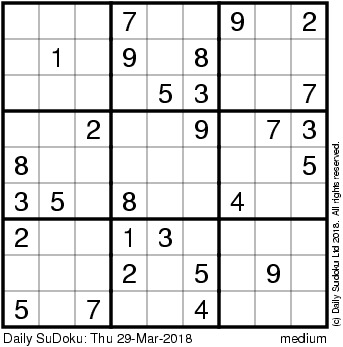
#> input picture programs to generate datasets/sudo4.jpg, 343 x 347 px
$ python dataset_generator.py   (older library calls are emulated)
#> lines starting #> are read from the running program, lines starting #| are printed output that depends on the picture; after the words box and inside, x2 and y2 are one past the last pixel; in counts of white or black regions, pixels touching at a corner belong together
import numpy as np
import cv2
import imutils

#first 35 lines are same as from the previous program
#read the image of sudoku
x = 300
a1 = 0
b1 = 0
image = cv2.imread("sudo4.jpg")
#> image is the input picture: shape (347, 343, 3); min 0, max 255, mean 223.4

#process the image for contour recognition
#run the canny edge to detect edges
blurred = cv2.medianBlur(image,7)
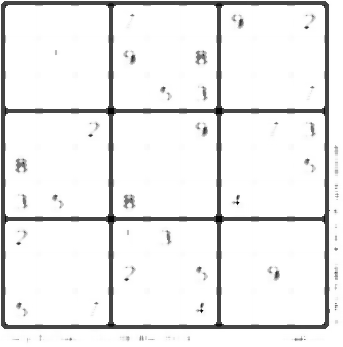
#> blurred: shape (347, 343, 3); min 4, max 255, mean 236.5
gray = cv2.cvtColor(blurred,cv2.COLOR_BGR2GRAY)
th3 = cv2.adaptiveThreshold(gray,150,cv2.ADAPTIVE_THRESH_MEAN_C, cv2.THRESH_BINARY_INV,31,3)
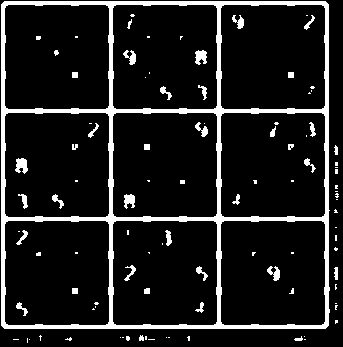
#> th3: shape (347, 343); values 0 (black) and 150 (white), 11.4% white; 99 white regions (61 under 20 px), largest, box (x1, y1, x2, y2) and area: (1, 1, 330, 329) 10981, (15, 158, 28, 174) 143, (195, 50, 207, 65) 132
edged = cv2.Canny(th3,50,100)
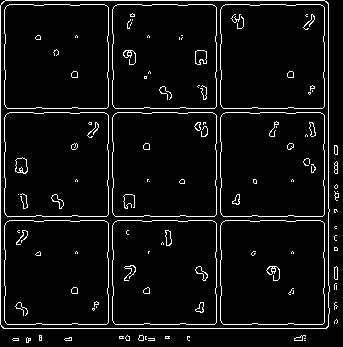
#> edged: shape (347, 343); 5.7% white in thin lines or dots

#after applying the canny edge function
#find the contours(closed loops) in the image(edged)
_,contours,_ = cv2.findContours(edged,cv2.RETR_LIST,cv2.CHAIN_APPROX_NONE)
#> contours = 178 contours, 113 with area under 20; largest, box (x1, y1, x2, y2) and area: (0, 0, 330, 329) 107576, (0, 0, 330, 329) 107566, (220, 220, 325, 325) 10729, (112, 220, 217, 325) 10729, (4, 220, 109, 325) 10729

#sort the contours based on their area
#assuming the area of the sudoku will the largest
#label1: updating contour value
contours = sorted(contours,key=cv2.contourArea,reverse=True)[0:10]
#> contours = 10 contours; largest, box (x1, y1, x2, y2) and area: (0, 0, 330, 329) 107576, (0, 0, 330, 329) 107566, (220, 220, 325, 325) 10729, (112, 220, 217, 325) 10729, (4, 220, 109, 325) 10729

#storing the particular contour values in a this variable
puzzle = None
#extracting the coordinates of the actual sudoku puzzle
for c  in contours:
    peri = cv2.arcLength(c, True)
    approx = cv2.approxPolyDP(c,0.02*peri, True)

    #if the approximated polygon has 4 sides, it is our sudoku puzzle
    if len(approx) == 4:
        puzzle = approx
        break
#> this loop made 1 pass
#> (peri, puzzle) on pass 1: (1307.5, [[3, 1], [1, 326], [326, 328], [328, 3]])

#we have till now found our sudoku puzzle in the image
#to isolate only our puzzle, and removing extra stuff, we write the following code

#puzzle is a 3D array of size (4,1,2) we need to reshape it into (4,2)
pts = puzzle.reshape(4,2)
#> pts = [[3, 1], [1, 326], [326, 328], [328, 3]]

#creating a temporary array of zeros to store coordinates in order
rect = np.zeros((4,2), dtype='float32')

#storing the sum along all the rows
s = pts.sum(axis =1)
#> s = [4, 327, 654, 331]
#the minimum sum value is the top left point and max sum value is the bottom right point
rect[0] = pts[np.argmin(s)]
rect[2] = pts[np.argmax(s)]

#storing the difference across each row
diff = np.diff(pts, axis=1)
#> diff = [-2, 325, 2, -325]

#the minimum difference will be of the top right corner and maximum difference is of the bottom left
rect[1] = pts[np.argmin(diff)]
rect[3] = pts[np.argmax(diff)]

#unpacking the array
(tl,tr,br,bl) = rect

#finding the width of two horizontal lines of the image
#using the formula, length = sqrt((X2 - X1)^2 + (Y2 - Y1)^2)
widthA = np.sqrt(((br[0] - bl[0]) ** 2) + ((br[1] - bl[1]) ** 2))
widthB = np.sqrt(((tr[0] - tl[0]) ** 2) + ((tr[1] - tl[1]) ** 2))

#find the two heights and storing them
#using the formula, length = sqrt((X2 - X1)^2 + (Y2 - Y1)^2)
heightA = np.sqrt(((bl[0] - tl[0]) ** 2) + ((bl[1] - tl[1]) ** 2))
heightB = np.sqrt(((br[0] - tr[0]) ** 2) + ((br[1] - tr[1]) ** 2))

#getting the maximum values out of these to get our final dimensions
maxWidth = max(int(widthA), int(widthB))
maxHeight = max(int(heightA), int(heightB))

#construct our destination points which will be used to
#map the screen to top-down, "bird eye" view
dst = np.array([
[0,0],
[maxWidth - 1, 0],
[maxWidth - 1, maxHeight - 1],
[0, maxHeight - 1]], dtype="float32")

#calculate the perspective transform matrix and warp
#the perspective to grab the screen
M = cv2.getPerspectiveTransform(rect,dst)
warp = cv2.warpPerspective(image, M, (maxWidth,maxHeight))
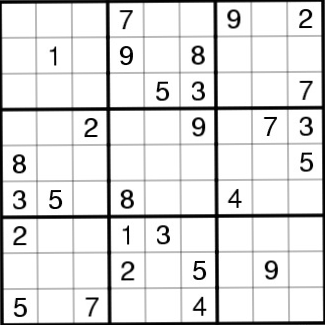
#> warp: shape (325, 325, 3); min 0, max 255, mean 224.7

#resizing our sudoku to a 630x630 image
res = cv2.resize(warp,(630,630), interpolation=cv2.INTER_AREA)
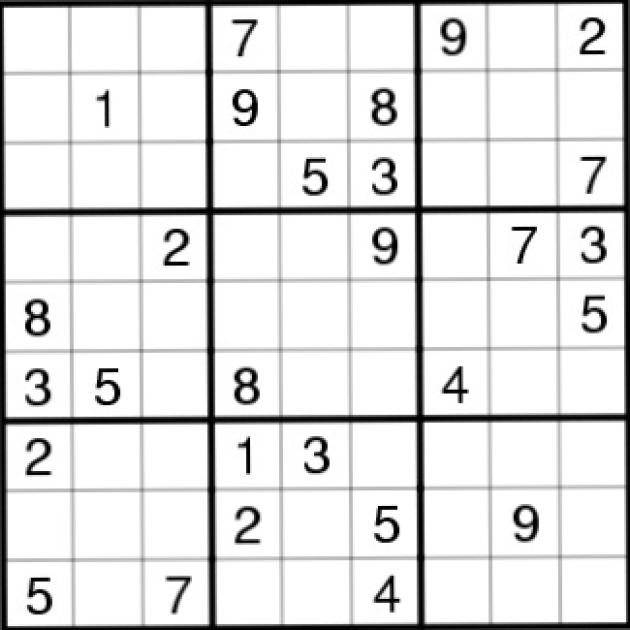
#> res: shape (630, 630, 3); min 0, max 255, mean 224.7
res2 = res.copy()
#cv2.imshow("Sudoku", res)
#cv2.waitKey(0)

#dividing our region of interest into squares of sizes 600//9,600//9
#we are able to look into each cell of the sudoku
for i in range(0,561,70):
    for j in range(0,561,70):
        #creating our ROI and moving through each cell
        roi = res[i:i+70,j:j+70]
        #process the image to check if the cell is empty or has numbers in them
        grey = cv2.cvtColor(roi,cv2.COLOR_BGR2GRAY)
        _,thresh = cv2.threshold(grey,150,255,cv2.THRESH_BINARY)

        crop_width = 10
        cropped = thresh[crop_width:70-crop_width,crop_width:70-crop_width]
        print(cv2.countNonZero(cropped))
        # [10 lines of commented-out code are left out]
        if int(cv2.countNonZero(cropped)) < 2400:
            cv2.imwrite("data/{}.jpg".format(str(x)),cropped)
        x +=1
#> this loop made 9 passes
#> pass 1, `cv2.imwrite("data/{}.jpg".format(str(x)),cropped)`:
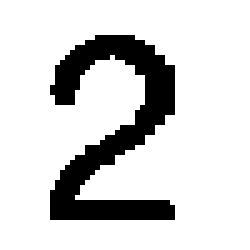
#> saved as 308.jpg: shape (50, 50) (shown 5 times larger); 83.4% white; 1 black region, box (x1, y1, x2, y2) and area: (10, 7, 35, 44) 416
#> after the loop: cropped: shape (50, 50); every value is 255
#> after the loop:
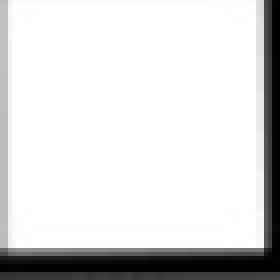
#> grey: shape (70, 70) (shown 4 times larger); min 0, max 255, mean 217.4
#> after the loop, x = 381
        #b1 +=1
    #a1+=1
        #if a number exists, it will have its contour
'''
        if(len(cnts) > 1):
            #cnts = sorted(cnts, key=cv2.contourArea, reverse= True)[1]

            #finding thr area of the contour deected
            area = cv2.contourArea(cnts, True)
            #print(area)
            #if the area is big enough to fit the number but not
            #too big to be read by junk values
            if area>100 and area<1000:

                #crop the roi only to our number
                M = cv2.moments(cnts)

                #cx and cy hold the center coordinates of the cell
                cx = int(M['m10']/M['m00'])
                cy = int(M['m01']/M['m00'])

                #creating the cropped image
                #the height and width of number can be approximated
                cropped = thresh[cy-22:cy+22,cx-20:cx+20]

                #inverting the colour of foreground and background
                _,inverted_img = cv2.threshold(cropped,230,255,cv2.THRESH_BINARY_INV)

                #show the image
                #cv2.imshow("cells",inverted_img)
                #cv2.waitKey(0)
        '''

'''
grey = cv2.cvtColor(res,cv2.COLOR_BGR2GRAY)
_,thr = cv2.threshold(grey,120,255,cv2.THRESH_BINARY)
edge = cv2.Canny(thr,100,200)
_,cnts,_ = cv2.findContours(edge.copy(),cv2.RETR_TREE,cv2.CHAIN_APPROX_SIMPLE)
#cnts = sorted(cnts, key=cv2.contourArea, reverse= True)
print(len(cnts))
cv2.imshow("img",res)
cv2.waitKey(0)
#for c in cnts:
    #cv2.drawContours(res,[c],-1,(0,0,255),3)
cv2.drawContours(res,[cnts[]],0,(0,0,255),3)
cv2.imshow("image",res)
cv2.waitKey(0)
'''
cv2.imshow("image",res)
cv2.waitKey(0)
cv2.destroyAllWindows()

$ run again, with programs to generate datasets/sudo3.jpg copied over programs to generate datasets/sudo4.jpg
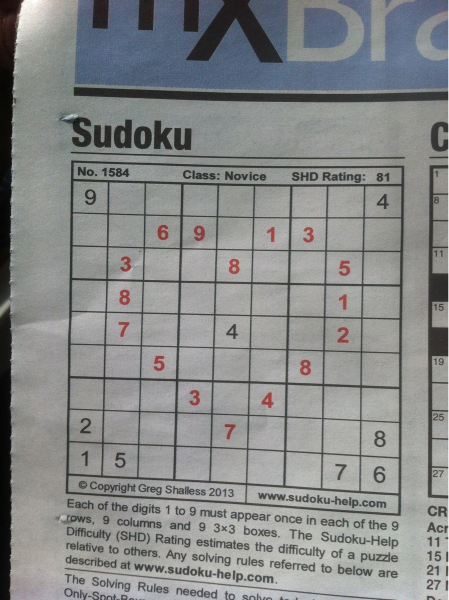
#> input picture programs to generate datasets/sudo3.jpg, 897 x 1200 px (shown at 1/2 size)
#> image is the input picture: shape (1200, 897, 3); mean B, G, R 136.6, 136.6, 134.9
#> `th3 = cv2.adaptiveThreshold(gray,150,cv2.ADAPTIVE_THRESH_MEAN_C, cv2.T..`:
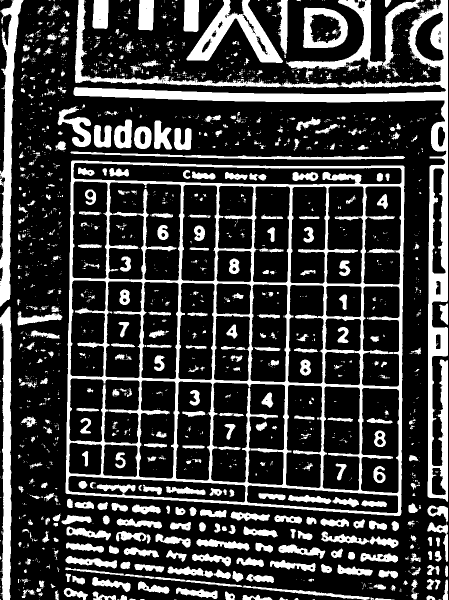
#> th3: shape (1200, 897) (shown at 1/2 size); values 0 (black) and 150 (white), 24.2% white; 2017 white regions (1554 under 20 px), largest, box (x1, y1, x2, y2) and area: (131, 321, 810, 1032) 68212, (147, 0, 896, 1004) 44249, (0, 0, 47, 613) 10610
#> edged: shape (1200, 897); 7.4% white in thin lines or dots
#> `_,contours,_ = cv2.findContours(edged,cv2.RETR_LIST,cv2.CHAIN_APPROX_N..`: contours = 3334 contours, 2857 with area under 20; largest, box (x1, y1, x2, y2) and area: (130, 320, 810, 1032) 455359, (130, 320, 810, 1032) 455353, (421, 764, 570, 965) 21740, (138, 756, 279, 888) 15978, (723, 572, 799, 773) 13550
#> `contours = sorted(contours,key=cv2.contourArea,reverse=True)[0:10]`: contours = 10 contours; largest, box (x1, y1, x2, y2) and area: (130, 320, 810, 1032) 455359, (130, 320, 810, 1032) 455353, (421, 764, 570, 965) 21740, (138, 756, 279, 888) 15978, (723, 572, 799, 773) 13550
#> the loop `for c  in contours:` made 1 pass
#> (peri, puzzle) on pass 1: (2749.4, [[143, 321], [131, 986], [800, 1031], [808, 332]])
#> pts = [[143, 321], [131, 986], [800, 1031], [808, 332]]
#> s = [464, 1117, 1831, 1140]
#> diff = [178, 855, 231, -476]
#> after the loop `for i in range(0,561,70):`:
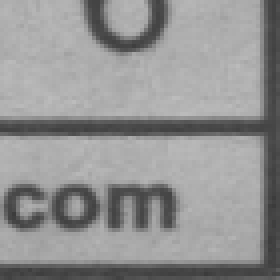
#> grey: shape (70, 70) (shown 4 times larger); min 59, max 188, mean 147.3
#> after the loop `for i in range(0,561,70):`: x = 381

$ run again, with programs to generate datasets/sudo6.jpg copied over programs to generate datasets/sudo4.jpg
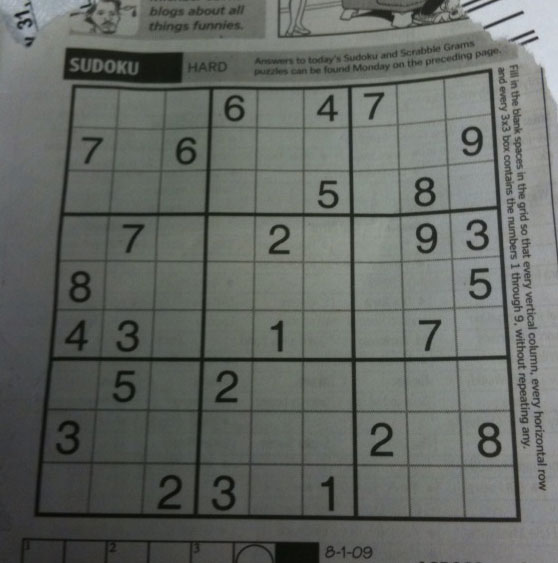
#> input picture programs to generate datasets/sudo6.jpg, 558 x 563 px
#> image is the input picture: shape (563, 558, 3); mean B, G, R 99.5, 104.1, 100
#> `th3 = cv2.adaptiveThreshold(gray,150,cv2.ADAPTIVE_THRESH_MEAN_C, cv2.T..`:
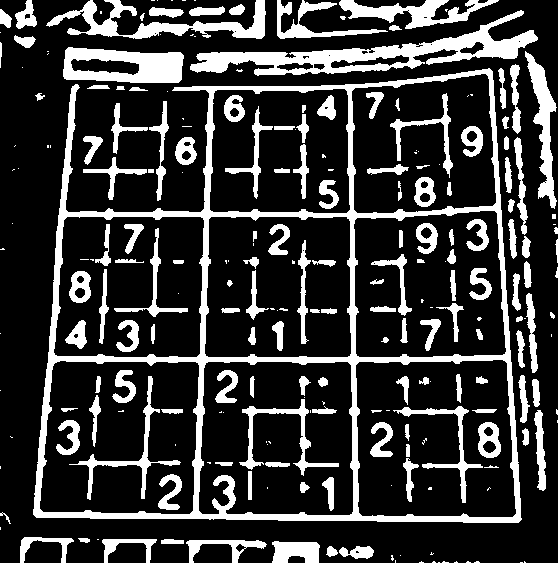
#> th3: shape (563, 558); values 0 (black) and 150 (white), 21.9% white; 238 white regions (92 under 20 px), largest, box (x1, y1, x2, y2) and area: (33, 68, 522, 523) 20362, (190, 10, 538, 76) 6169, (63, 47, 184, 83) 2923
#> edged: shape (563, 558); 7.7% white in thin lines or dots
#> `_,contours,_ = cv2.findContours(edged,cv2.RETR_LIST,cv2.CHAIN_APPROX_N..`: contours = 498 contours, 288 with area under 20; largest, box (x1, y1, x2, y2) and area: (32, 68, 522, 523) 182670, (32, 68, 522, 523) 182642, (355, 359, 516, 517) 23584, (355, 359, 516, 517) 23554, (39, 360, 199, 514) 22392
#> `contours = sorted(contours,key=cv2.contourArea,reverse=True)[0:10]`: contours = 10 contours; largest, box (x1, y1, x2, y2) and area: (32, 68, 522, 523) 182670, (32, 68, 522, 523) 182642, (355, 359, 516, 517) 23584, (355, 359, 516, 517) 23554, (39, 360, 199, 514) 22392
#> the loop `for c  in contours:` made 3 passes
#> (peri, puzzle) on pass 3: (634.8, [[505, 361], [356, 364], [361, 515], [515, 514]])
#> pts = [[505, 361], [356, 364], [361, 515], [515, 514]]
#> s = [866, 720, 876, 1029]
#> diff = [-144, 8, 154, -1]
#> after the loop `for i in range(0,561,70):`:
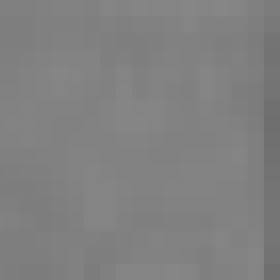
#> grey: shape (70, 70) (shown 4 times larger); min 111, max 134, mean 128.3
#> after the loop `for i in range(0,561,70):`: x = 381
